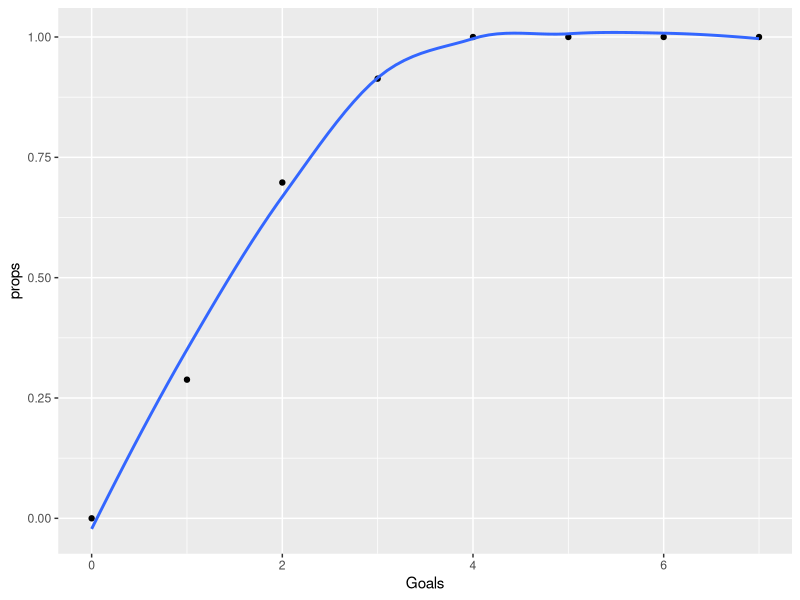

Here is the R script that generated this plot: (Note: this script raises an error after producing the figure.)
Titanic <- read.csv("Logistic Regression/Titanic_imputed.csv")

Titanic$pclass <- as.factor(Titanic$pclass)
Titanic$survived <- factor(Titanic$survived, levels = c(0,1),
                           labels = c("No", "Yes"))

model1 <- glm(survived~sex, data = Titanic, family = "binomial")
summary(model1)

exp(coef(model1))

1/0.08843935

addmargins(table(Titanic$sex, Titanic$survived))

model2 <- glm(survived ~ sex + pclass + age + sibsp, family = "binomial", data = Titanic)
summary(model2)

exp(coef(model2))
coef(model2)
exp(3.29101970 -0.30032638*2 - 0.02688245*17) /(1 + exp(3.29101970 -0.30032638*2 - 0.02688245*17))
exp(3.29101970 -2.07951031 - 2.56329858 - 0.02688245*20) / ( 1 + exp(3.29101970 -2.07951031 - 2.56329858 - 0.02688245*20))

# class 2 Football database

seria <- read.csv("Logistic Regression/seriea_games.csv")
head(seria)
                                         
fmod <- glm(Result ~ FTHG, family = "binomial", data =seria)
summary(fmod)

exp(coef(fmod))

t <- table(seria$FTHG, seria$Result)
t
Wins <- t[,2]
df <- data.frame(Goals = 0:7, Wins)
df

df$props <- prop.table(t,1)[,2]

library(ggplot2)
ggplot(df, aes(x = Goals, y = props)) + geom_point() + geom_smooth(se = F)


# testing performance

credit <- read.csv("Logistic Regression/Credit.csv")
str(credit)

prop.table(table(credit$default))

library(caret)
set.seed(1)

trainIndex <- createDataPartition(credit$default, 
                                  p = .8, list = FALSE)


train <- credit[trainIndex, ]
test <- credit[-trainIndex,]

credit1 <- glm(default ~., data = train, family = "binomial") 
summary(credit1)

predict1 <- predict(credit1, newdata = test, type = "response") 
predict1[1:50]

addmargins(table(test$default, predict1 > .5))

pr_classes <- factor(ifelse(predict1 > .5, "Yes", "No"))

addmargins(table(test$default, predict1 > .5))

library(e1071)
confusionMatrix(pr_classes, test$default, positive = "Yes")



















